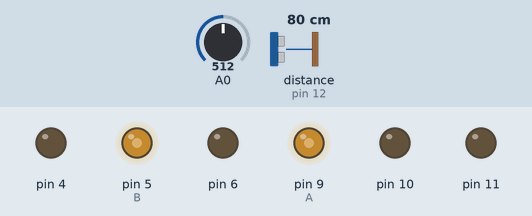
A sketch run on a simulated Arduino Uno, built with avr-gcc and run on an emulated ATmega328P. On the bench: output pins drawn as LEDs (lit = HIGH). Wiring (inferred from the names in the program): ultrasonic range finder: trigger pin 13; echo pin 12. Dashed ring = blinking. The inputs (shaded band) are chosen by the test bench; at power-on: distance to the obstacle (sensor on pin 12) 80 cm, A0 = 512. The echo pulse lasts 58.3 µs per cm; pins used as bus, display or sensor lines are not drawn.

Above: at 1.2 s.
1.3 s: distance to the obstacle (sensor on pin 12) set to 44 cm
3.6 s: distance to the obstacle (sensor on pin 12) set to 38 cm
At 5.4 s:
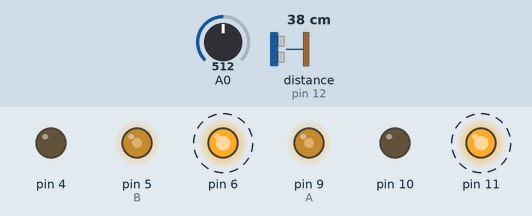
6.6 s: A0 set to 716
At 8.9 s:
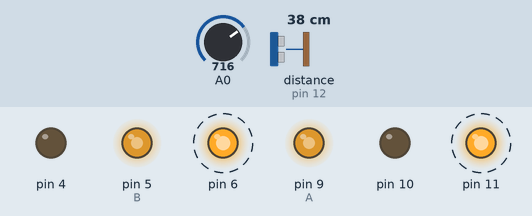
9.6 s: A0 set to 900
At 12.5 s:
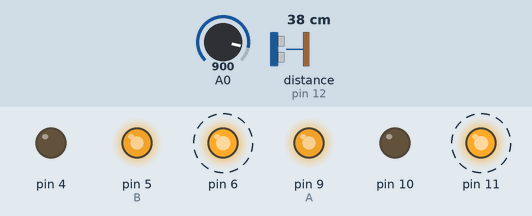
12.6 s: A0 set to 122
At 14.8 s:
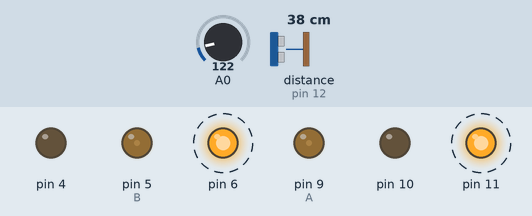
15.6 s: A0 set to 0
At 18.7 s:
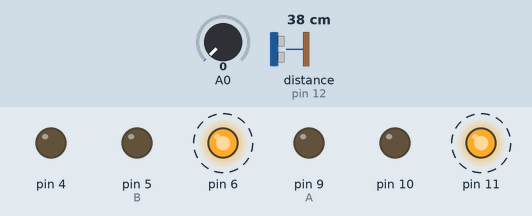
Timing chart, 0 to 19.6 s (numbered marks = the images above; inputs shaded):
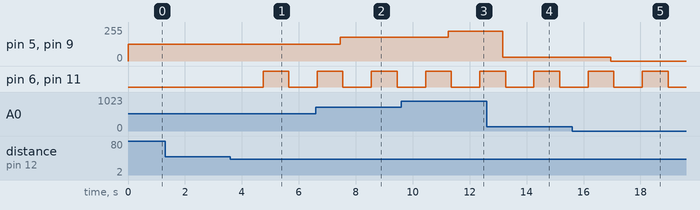

The sketch:

bt_car_ultra.ino
```cpp
#include <Wire.h>

const int pingPin = 13;  // Trigger Pin of Ultrasonic Sensor
const int echoPin = 12;  // Echo Pin of Ultrasonic Sensor
long duration, inches, cm;
int A = 9;  // dark green
int B = 5;  // red wire
int speed;
char input;  // to store input character received via BT.


void setup() {
  Serial.begin(9600);

  pinMode(pingPin, OUTPUT);
  pinMode(echoPin, INPUT);

  pinMode(4, OUTPUT);
  pinMode(6, OUTPUT);
  pinMode(10, OUTPUT);
  pinMode(11, OUTPUT);

  pinMode(A0, INPUT);
  pinMode(9, OUTPUT);
  pinMode(5, OUTPUT);
}

void loop() {
  speed = analogRead(A0);
  speed = speed * 0.249;
  analogWrite(A, speed);
  analogWrite(B, speed);


  distance();
  if (cm > 40)  // check if there is no obstacle within 40 cm
  {
    // read input from Bluetooth module
    if (Serial.available()) {
      while (Serial.available()) {
        input = Serial.read();
        if (input == 'F') {
          forward();

        } else if (input == 'R') {
          right();


        } else if (input == 'L') {
          left();

        } else if (input == 'G') {
          backward();

        } else if (input == 'S') {
          stop();
        }
      }
    }
  } else if (cm <= 40)  // if there is an obstacle within 40 cm, stop the car
  {
    stop();
    delay(1000);
    backward();
    delay(800);
  }
}

long microsecondsToInches(long microseconds) {
  return microseconds / 74 / 2;
}

long microsecondsToCentimeters(long microseconds) {
  return microseconds / 29 / 2;
}

void distance() {
  digitalWrite(pingPin, LOW);
  delayMicroseconds(2);
  digitalWrite(pingPin, HIGH);
  delayMicroseconds(10);
  digitalWrite(pingPin, LOW);

  duration = pulseIn(echoPin, HIGH);
  inches = microsecondsToInches(duration);
  cm = microsecondsToCentimeters(duration);
  delay(100);
}

void forward() {
  digitalWrite(6, LOW);
  digitalWrite(4, HIGH);
  digitalWrite(10, HIGH);
  digitalWrite(11, LOW);
}

void stop() {
  digitalWrite(6, LOW);
  digitalWrite(4, LOW);
  digitalWrite(10, LOW);
  digitalWrite(11, LOW);
}

void backward() {
  digitalWrite(6, HIGH);
  digitalWrite(4, LOW);
  digitalWrite(10, LOW);
  digitalWrite(11, HIGH);
}

void right() {
  digitalWrite(6, HIGH);
  digitalWrite(4, LOW);
  digitalWrite(10, HIGH);
  digitalWrite(11, LOW);
}

void left() {
  digitalWrite(6, LOW);
  digitalWrite(4, HIGH);
  digitalWrite(10, LOW);
  digitalWrite(11, HIGH);
}
```

Measured:
- the behaviour switches between 42 and 41 cm on distance to the obstacle (sensor on pin 12) (found by bisection; images 0 and 1)
- after the input at 1.3 s, every drawn part: stays the same
- after the input at 3.6 s, pin 6, pin 11: LOW → HIGH after 1.1 s, → LOW 0.90 s later
- after the input at 6.6 s, pin 5 (B), pin 9 (A): 127/255 → 178/255 after 0.85 s
- after the input at 9.6 s, pin 5 (B), pin 9 (A): 178/255 → 224/255 after 1.7 s
- after the input at 12.6 s, pin 5 (B), pin 9 (A): 224/255 → 30/255 after 0.56 s
- after the input at 15.6 s, pin 5 (B), pin 9 (A): 30/255 → 0/255 after 1.4 s
